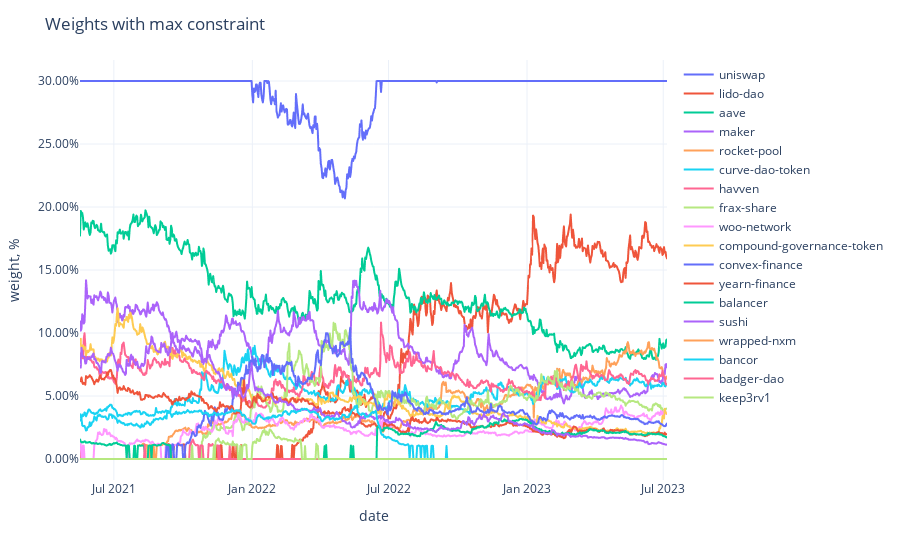

Notebook source saved alongside this figure:
### Code cell
fig = px.line(adjusted_weights,
              labels={'value': 'weight, %', 'variable': ''})
fig.update_traces(
    hovertemplate="%{y}"
)
fig.update_yaxes(
    tickformat=".2%",
)
fig.update_xaxes(
    showspikes=True,
    spikethickness=2,
    spikedash="dot",
    spikecolor="#999999",
    spikemode="across",
)
fig.update_layout(
    hovermode="x",
    hoverdistance=100,  ## Distance to show hover label of data point
    spikedistance=1000,  ## Distance to show spike
    template='plotly_white',
    title='Weights with max constraint'
)

### Figure 1 — Plotly figure (JSON) as saved in the notebook; plotly's stock layout.template omitted (floating-point values rounded to 4 significant figures; data arrays with more than 128 entries replaced by an {"elided": "..."} marker saying what was removed)
{"data": [{"hovertemplate": "%{y}", "legendgroup": "uniswap", "line": {"color": "#636efa", "dash": "solid"}, "marker": {"symbol": "circle"}, "mode": "lines", "name": "uniswap", "showlegend": true, "type": "scattergl", "x": {"elided": "781 str values"}, "xaxis": "x", "y": {"elided": "781 float values"}, "yaxis": "y"}, {"hovertemplate": "%{y}", "legendgroup": "lido-dao", "line": {"color": "#EF553B", "dash": "solid"}, "marker": {"symbol": "circle"}, "mode": "lines", "name": "lido-dao", "showlegend": true, "type": "scattergl", "x": {"elided": "781 str values"}, "xaxis": "x", "y": {"elided": "781 float values"}, "yaxis": "y"}, {"hovertemplate": "%{y}", "legendgroup": "aave", "line": {"color": "#00cc96", "dash": "solid"}, "marker": {"symbol": "circle"}, "mode": "lines", "name": "aave", "showlegend": true, "type": "scattergl", "x": {"elided": "781 str values"}, "xaxis": "x", "y": {"elided": "781 float values"}, "yaxis": "y"}, {"hovertemplate": "%{y}", "legendgroup": "maker", "line": {"color": "#ab63fa", "dash": "solid"}, "marker": {"symbol": "circle"}, "mode": "lines", "name": "maker", "showlegend": true, "type": "scattergl", "x": {"elided": "781 str values"}, "xaxis": "x", "y": {"elided": "781 float values"}, "yaxis": "y"}, {"hovertemplate": "%{y}", "legendgroup": "rocket-pool", "line": {"color": "#FFA15A", "dash": "solid"}, "marker": {"symbol": "circle"}, "mode": "lines", "name": "rocket-pool", "showlegend": true, "type": "scattergl", "x": {"elided": "781 str values"}, "xaxis": "x", "y": {"elided": "781 float values"}, "yaxis": "y"}, {"hovertemplate": "%{y}", "legendgroup": "curve-dao-token", "line": {"color": "#19d3f3", "dash": "solid"}, "marker": {"symbol": "circle"}, "mode": "lines", "name": "curve-dao-token", "showlegend": true, "type": "scattergl", "x": {"elided": "781 str values"}, "xaxis": "x", "y": {"elided": "781 float values"}, "yaxis": "y"}, {"hovertemplate": "%{y}", "legendgroup": "havven", "line": {"color": "#FF6692", "dash": "solid"}, "marker": {"symbol": "circle"}, "mode": "lines", "name": "havven", "showlegend": true, "type": "scattergl", "x": {"elided": "781 str values"}, "xaxis": "x", "y": {"elided": "781 float values"}, "yaxis": "y"}, {"hovertemplate": "%{y}", "legendgroup": "frax-share", "line": {"color": "#B6E880", "dash": "solid"}, "marker": {"symbol": "circle"}, "mode": "lines", "name": "frax-share", "showlegend": true, "type": "scattergl", "x": {"elided": "781 str values"}, "xaxis": "x", "y": {"elided": "781 float values"}, "yaxis": "y"}, {"hovertemplate": "%{y}", "legendgroup": "woo-network", "line": {"color": "#FF97FF", "dash": "solid"}, "marker": {"symbol": "circle"}, "mode": "lines", "name": "woo-network", "showlegend": true, "type": "scattergl", "x": {"elided": "781 str values"}, "xaxis": "x", "y": {"elided": "781 float values"}, "yaxis": "y"}, {"hovertemplate": "%{y}", "legendgroup": "compound-governance-token", "line": {"color": "#FECB52", "dash": "solid"}, "marker": {"symbol": "circle"}, "mode": "lines", "name": "compound-governance-token", "showlegend": true, "type": "scattergl", "x": {"elided": "781 str values"}, "xaxis": "x", "y": {"elided": "781 float values"}, "yaxis": "y"}, {"hovertemplate": "%{y}", "legendgroup": "convex-finance", "line": {"color": "#636efa", "dash": "solid"}, "marker": {"symbol": "circle"}, "mode": "lines", "name": "convex-finance", "showlegend": true, "type": "scattergl", "x": {"elided": "781 str values"}, "xaxis": "x", "y": {"elided": "781 float values"}, "yaxis": "y"}, {"hovertemplate": "%{y}", "legendgroup": "yearn-finance", "line": {"color": "#EF553B", "dash": "solid"}, "marker": {"symbol": "circle"}, "mode": "lines", "name": "yearn-finance", "showlegend": true, "type": "scattergl", "x": {"elided": "781 str values"}, "xaxis": "x", "y": {"elided": "781 float values"}, "yaxis": "y"}, {"hovertemplate": "%{y}", "legendgroup": "balancer", "line": {"color": "#00cc96", "dash": "solid"}, "marker": {"symbol": "circle"}, "mode": "lines", "name": "balancer", "showlegend": true, "type": "scattergl", "x": {"elided": "781 str values"}, "xaxis": "x", "y": {"elided": "781 float values"}, "yaxis": "y"}, {"hovertemplate": "%{y}", "legendgroup": "sushi", "line": {"color": "#ab63fa", "dash": "solid"}, "marker": {"symbol": "circle"}, "mode": "lines", "name": "sushi", "showlegend": true, "type": "scattergl", "x": {"elided": "781 str values"}, "xaxis": "x", "y": {"elided": "781 float values"}, "yaxis": "y"}, {"hovertemplate": "%{y}", "legendgroup": "wrapped-nxm", "line": {"color": "#FFA15A", "dash": "solid"}, "marker": {"symbol": "circle"}, "mode": "lines", "name": "wrapped-nxm", "showlegend": true, "type": "scattergl", "x": {"elided": "781 str values"}, "xaxis": "x", "y": {"elided": "781 int values"}, "yaxis": "y"}, {"hovertemplate": "%{y}", "legendgroup": "bancor", "line": {"color": "#19d3f3", "dash": "solid"}, "marker": {"symbol": "circle"}, "mode": "lines", "name": "bancor", "showlegend": true, "type": "scattergl", "x": {"elided": "781 str values"}, "xaxis": "x", "y": {"elided": "781 float values"}, "yaxis": "y"}, {"hovertemplate": "%{y}", "legendgroup": "badger-dao", "line": {"color": "#FF6692", "dash": "solid"}, "marker": {"symbol": "circle"}, "mode": "lines", "name": "badger-dao", "showlegend": true, "type": "scattergl", "x": {"elided": "781 str values"}, "xaxis": "x", "y": {"elided": "781 float values"}, "yaxis": "y"}, {"hovertemplate": "%{y}", "legendgroup": "keep3rv1", "line": {"color": "#B6E880", "dash": "solid"}, "marker": {"symbol": "circle"}, "mode": "lines", "name": "keep3rv1", "showlegend": true, "type": "scattergl", "x": {"elided": "781 str values"}, "xaxis": "x", "y": {"elided": "781 float values"}, "yaxis": "y"}], "layout": {"hoverdistance": 100, "hovermode": "x", "legend": {"title": {"text": ""}, "tracegroupgap": 0}, "margin": {"t": 60}, "spikedistance": 1000, "title": {"text": "Weights with max constraint"}, "xaxis": {"anchor": "y", "domain": [0, 1], "showspikes": true, "spikecolor": "#999999", "spikedash": "dot", "spikemode": "across", "spikethickness": 2, "title": {"text": "date"}}, "yaxis": {"anchor": "x", "domain": [0, 1], "tickformat": ".2%", "title": {"text": "weight, %"}}}}
